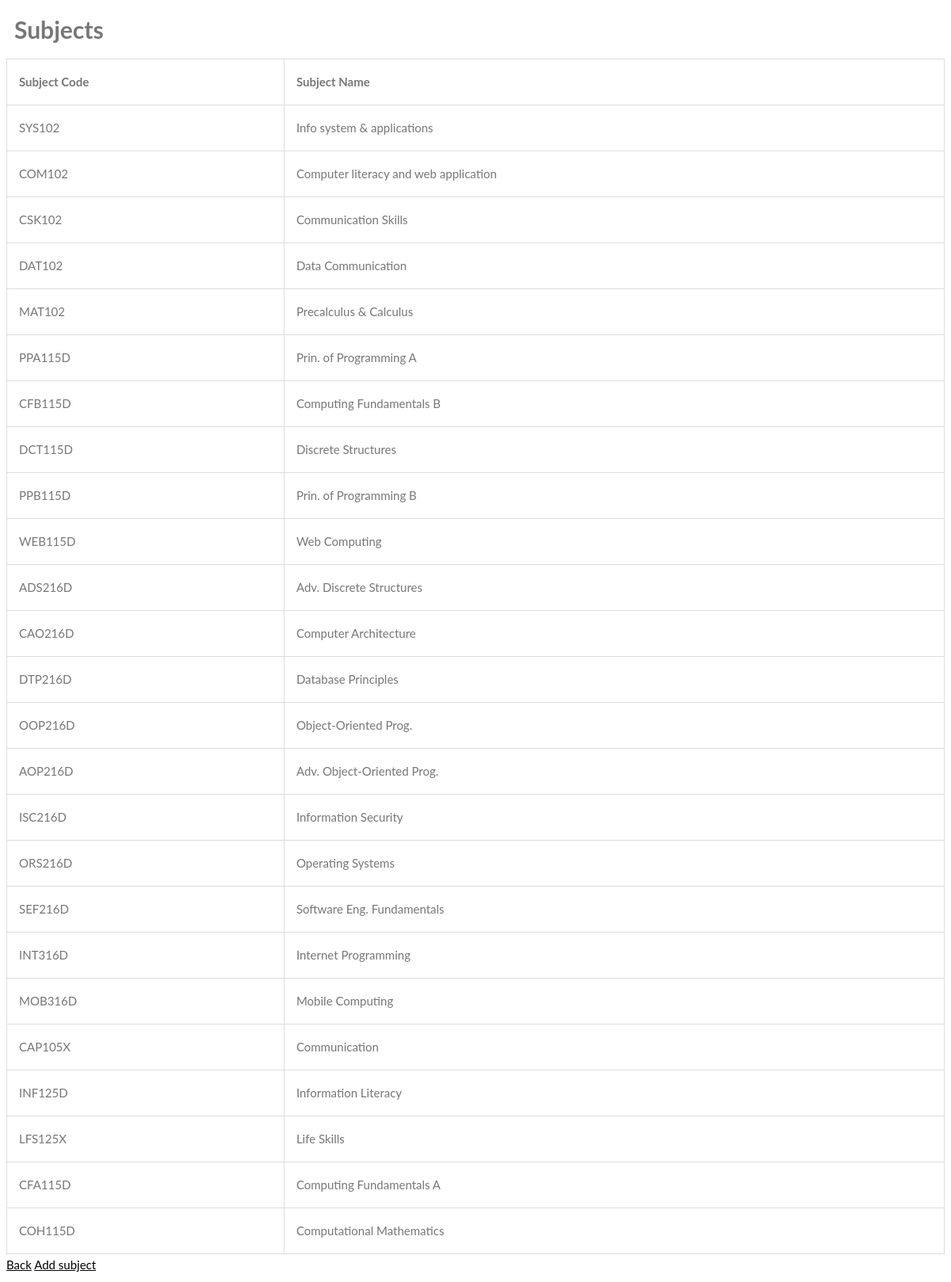
The app's page /subjects.php with its own data.
### tables this page shows
CREATE TABLE `subject` (
  `subjectID` int(10) NOT NULL,
  `subjectCode` varchar(100) NOT NULL,
  `subjectName` varchar(100) NOT NULL
);

### subjects.php (the view, shortened to what this page needs)
 <!DOCTYPE html>
<html>
<head>
  <link rel="stylesheet" href="css/style.css">
</head>
<body>
 <h1>Subjects</h1>
 <table>
  <tr>
    <th>Subject Code</th>
    <th>Subject Name</th>
  </tr>
  <?php
  require_once "config/connect.php";
  $sql = "SELECT * FROM subject";
  if($result = $conn->query($sql)){
	  if($result->num_rows > 0){
		  while($row = $result->fetch_array()){
			 echo "<tr>";
             echo "<td>".$row['subjectCode']."</td>";
             echo "<td>".$row['subjectName']."</td>";
             echo "</tr>";
		  }
	  }
  }
  ?>
</table>
<a href="dashboard.php">Back</a>
 <a href="add_subject.php">Add subject</a>
</body>
</html>

### css/style.css (style rules this page uses)
body { font: 400 15px/1.8 Lato, sans-serif; position: relative; background-color: white; color: #777; }
table, td, th { border: 1px solid #ddd; text-align: left; }
table { border-collapse: collapse; width: 100%; }
th, td { padding: 15px; }
a { color:black; }
h1 { margin:10px; }

### records on screen
subject: subjectCode "SYS102", subjectName "Info system & applications"
subject: subjectCode "COM102", subjectName "Computer literacy and web application"
subject: subjectCode "CSK102", subjectName "Communication Skills"
subject: subjectCode "DAT102", subjectName "Data Communication"
subject: subjectCode "MAT102", subjectName "Precalculus & Calculus"
subject: subjectCode "PPA115D", subjectName "Prin. of Programming A"
subject: subjectCode "CFB115D", subjectName "Computing Fundamentals B"
subject: subjectCode "DCT115D", subjectName "Discrete Structures"
subject: subjectCode "PPB115D", subjectName "Prin. of Programming B"
subject: subjectCode "WEB115D", subjectName "Web Computing"
subject: subjectCode "ADS216D", subjectName "Adv. Discrete Structures"
subject: subjectCode "CAO216D", subjectName "Computer Architecture"
subject: subjectCode "DTP216D", subjectName "Database Principles"
subject: subjectCode "OOP216D", subjectName "Object-Oriented Prog."
subject: subjectCode "AOP216D", subjectName "Adv. Object-Oriented Prog."
subject: subjectCode "ISC216D", subjectName "Information Security"
subject: subjectCode "ORS216D", subjectName "Operating Systems"
subject: subjectCode "SEF216D", subjectName "Software Eng. Fundamentals"
subject: subjectCode "INT316D", subjectName "Internet Programming"
subject: subjectCode "MOB316D", subjectName "Mobile Computing"
subject: subjectCode "CAP105X", subjectName "Communication"
subject: subjectCode "INF125D", subjectName "Information Literacy"
subject: subjectCode "LFS125X", subjectName "Life Skills"
subject: subjectCode "CFA115D", subjectName "Computing Fundamentals A"
subject: subjectCode "COH115D", subjectName "Computational Mathematics"
